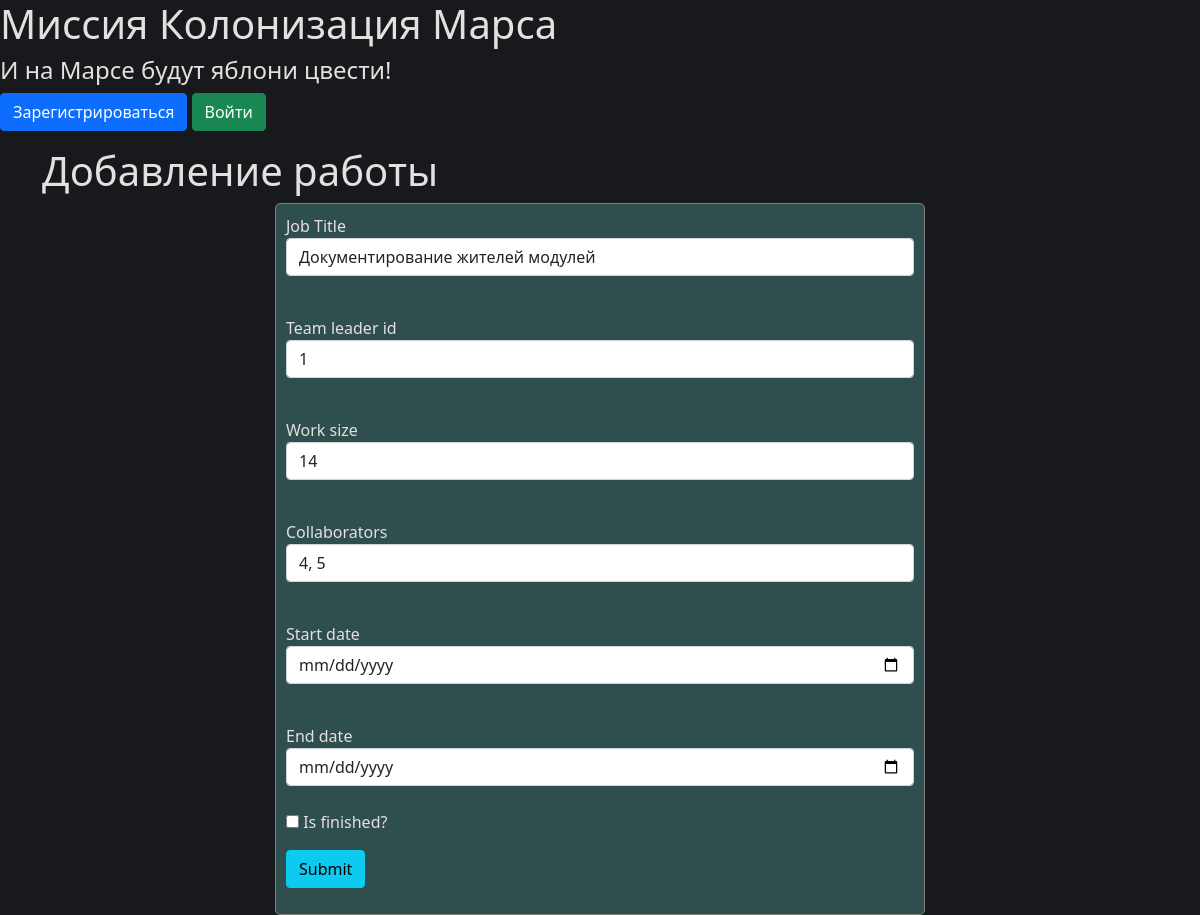
Page /edit_job/1 on the earlier database version.
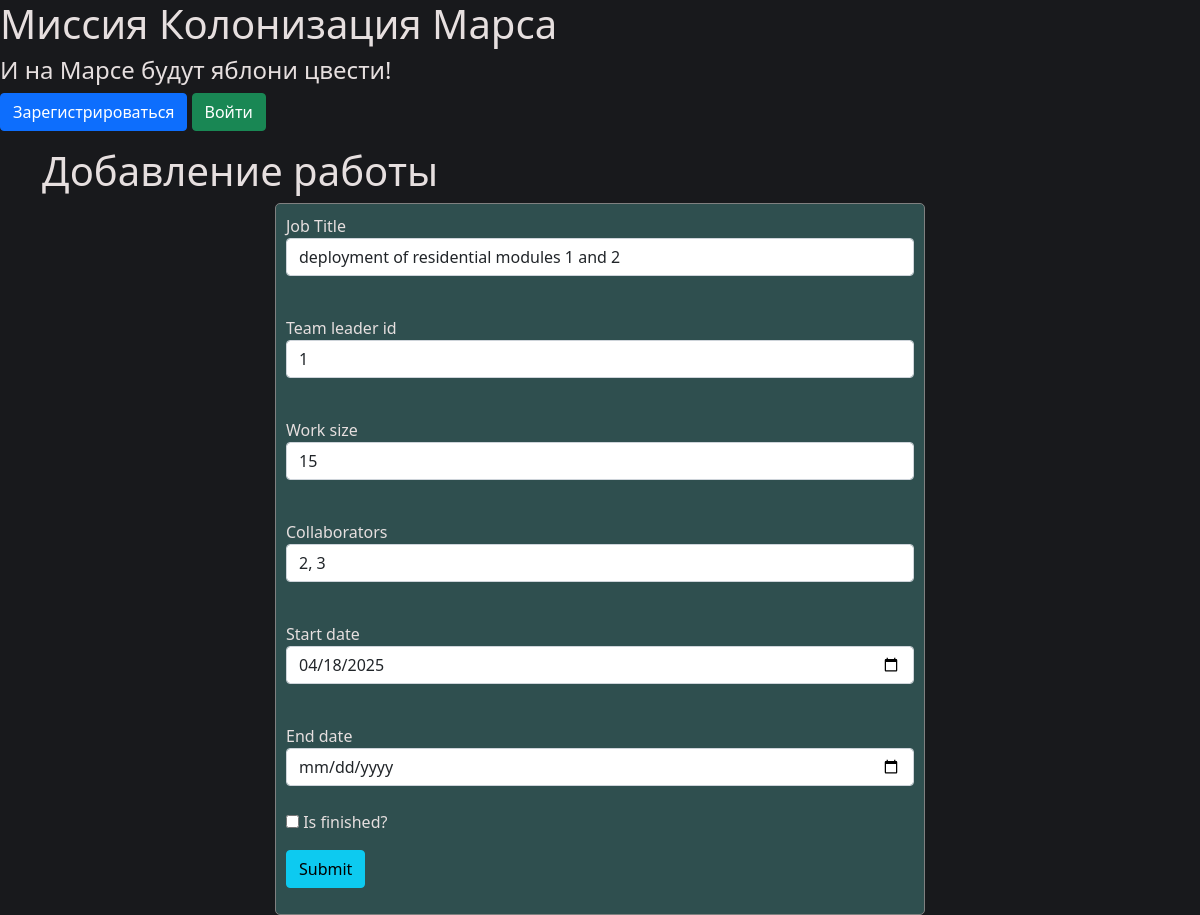
Same page on the later database version.
### data/jobs.py (models this page shows, shortened)
class Job(SqlAlchemyBase, SerializerMixin):
    __tablename__ = 'jobs'
    id = sqlalchemy.Column(sqlalchemy.Integer,
                           primary_key=True, autoincrement=True)
    team_leader = sqlalchemy.Column(sqlalchemy.Integer, sqlalchemy.ForeignKey("users.id"))
    job = sqlalchemy.Column(sqlalchemy.String)
    work_size = sqlalchemy.Column(sqlalchemy.Integer)
    collaborators = sqlalchemy.Column(sqlalchemy.String)
    start_date = sqlalchemy.Column(sqlalchemy.DateTime, default=datetime.datetime.now)
    end_date = sqlalchemy.Column(sqlalchemy.DateTime)
    is_finished = sqlalchemy.Column(sqlalchemy.Boolean, default=False)
    user = orm.relationship('User')
    department = orm.relationship("Department",
                                  secondary="association",
                                  backref="jobs")

### repr.py (the view, shortened to what this page needs)
@app.route('/edit_job/<job_id>', methods=['GET', 'POST'])
def edit_job(job_id):
    form = JobForm()
    db_sess = db_session.create_session()
    job = db_sess.query(Job).filter(Job.id == int(job_id)).first()
    form.team_leader.data = job.team_leader
    form.job.data = job.job
    form.work_size.data = job.work_size
    form.collaborators.data = job.collaborators
    form.start_date.data = job.start_date
    form.end_date.data = job.end_date
    form.is_finished.data = job.is_finished
    return render_template('add_job.html', title='Редактирование работы', form=form)

### forms/add_job.py
class JobForm(FlaskForm):
    team_leader = StringField('Team leader id', validators=[DataRequired()])
    job = StringField("Job Title", validators=[DataRequired()])
    work_size = IntegerField('Work size', validators=[DataRequired()])
    collaborators = StringField('Collaborators', validators=[DataRequired()])
    start_date = DateField('Start date', validators=[DataRequired()])
    end_date = DateField('End date', validators=[DataRequired()])
    is_finished = BooleanField('Is finished?')
    submit = SubmitField('Submit')

### data/db_session.py (called while the page is built)
def create_session() -> Session:
    global __factory
    return __factory()

### templates/add_job.html (shortened to what this page needs)
{% extends "base.html" %}
{% block hed %}
<link rel="stylesheet" href="/static/css/form.css">
<link rel="stylesheet" href="/static/css/table.css">
{% endblock %}
{% block content %}
<h1>Добавление работы</h1>
<form class="login_form" action="" method="post" novalidate>
    {{ form.job.label }}<br>
        {{ form.job(class="form-control") }}<br>
    {{ form.team_leader.label }}<br>
        {{ form.team_leader(class="form-control") }}<br>
    {{ form.work_size.label }}<br>
        {{ form.work_size(class="form-control") }}<br>
    {{ form.collaborators.label }}<br>
        {{ form.collaborators(class="form-control") }}<br>
    {{ form.start_date.label }}<br>
        {{ form.start_date(class="form-control") }}<br>
    {{ form.end_date.label }}<br>
        {{ form.end_date(class="form-control") }}<br>
    <p>{{ form.is_finished() }} {{ form.is_finished.label }}</p>
    <p>{{ form.submit(type="submit", class="btn btn-info") }}</p>
</form>
{% endblock %}

### templates/base.html (shortened to what this page needs)
<!DOCTYPE html>
<html lang="en">
    <head>
                    <link rel="stylesheet"
                    href="https://cdn.jsdelivr.net/npm/bootstrap@5.0.0-beta1/dist/css/bootstrap.min.css"
>
        {% block hed%}{% endblock %}
    </head>
    <body>
    <h1>Миссия Колонизация Марса</h1>
    <h4>И на Марсе будут яблони цвести!</h4>
    {% if current_user.is_authenticated %}
    <a class="navbar-brand" href="/logout">{{ current_user.name + " " + current_user.surname }}</a>
{% else %}
    <p>
        <a class="btn btn-primary " href="/register">Зарегистрироваться</a>
        <a class="btn btn-success" href="/login">Войти</a>
    </p>
{% endif %}
    <main role="main" class="container">
    {% block content %}{% endblock %}
    </main>
    </body>
</html>

### static/css/form.css (style rules this page uses)
form.login_form { margin-left: auto; margin-right: auto; background-color: #2F4F4F; border: 1px solid gray; border-radius: 5px; padding: 10px; max-width: 650px }

### static/css/table.css (style rules this page uses)
body { background-color: #18191C; color: #e6dfdf; }

Differences in the rows shown:
changed Job: job "Документирование жителей модулей" → "deployment of residential modules 1 and 2"; work_size "14" → "15"; collaborators "4, 5" → "2, 3"; start_date (not shown) → "04/18/2025"
